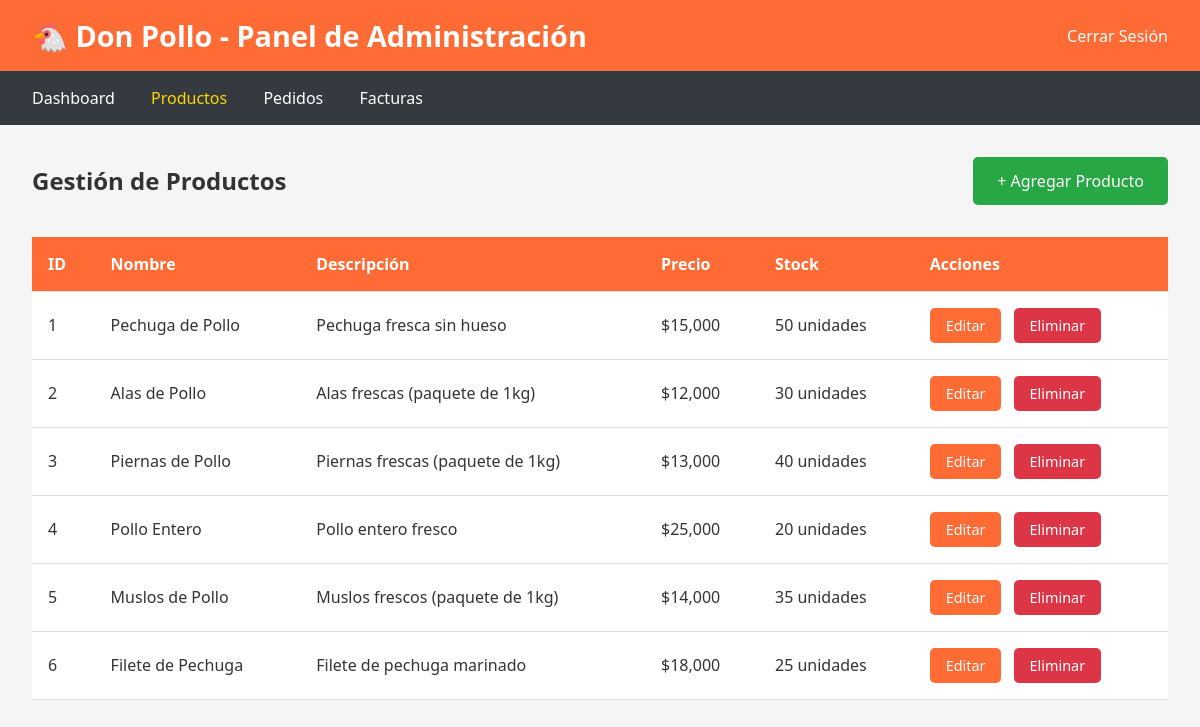
Before: /admin/productos (signed in) with the older database file.
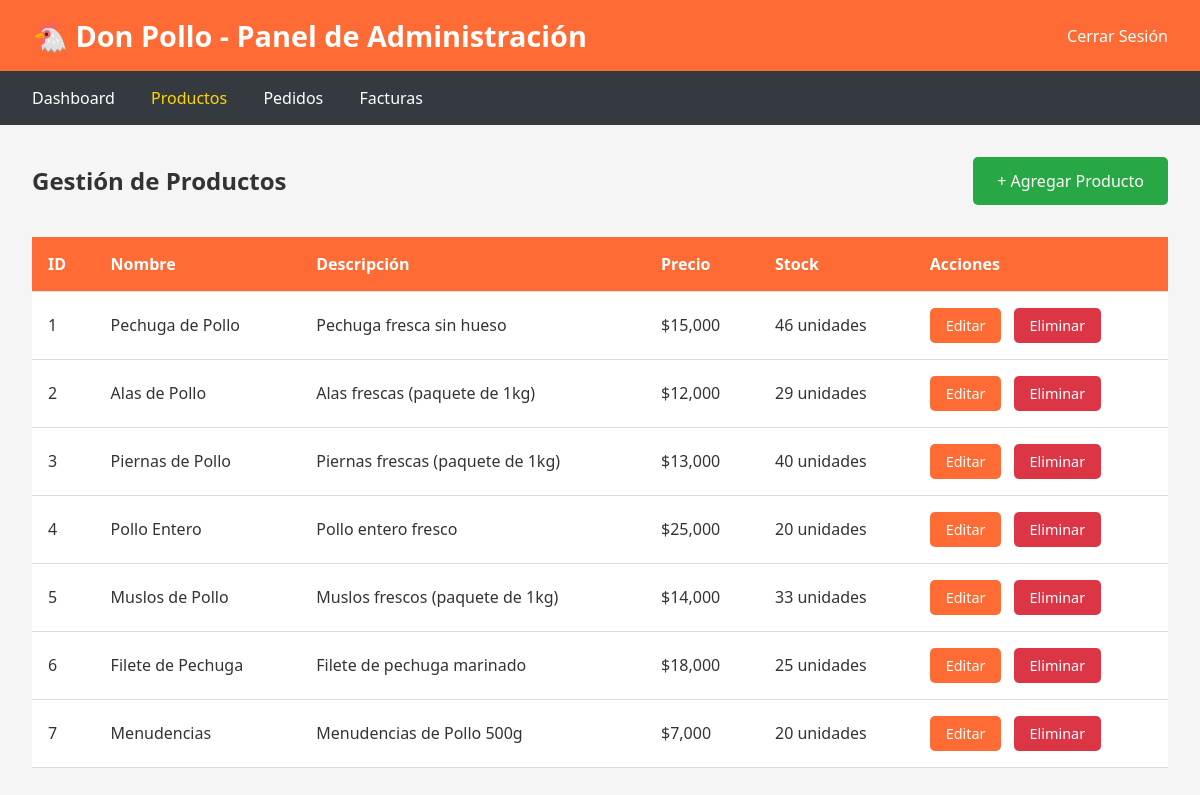
After: the same page with the newer database file.
### tables this page shows
CREATE TABLE productos (
        id INTEGER PRIMARY KEY AUTOINCREMENT,
        nombre TEXT NOT NULL,
        descripcion TEXT,
        precio REAL NOT NULL,
        stock INTEGER NOT NULL,
        imagen TEXT
    );

### app/app.py (the view)
@app.route('/admin/productos')
def admin_productos():
    if not session.get('admin'):
        return redirect(url_for('admin_login'))
    conn = sqlite3.connect('polleria.db')
    c = conn.cursor()
    c.execute("SELECT * FROM productos")
    productos = c.fetchall()
    conn.close()
    return render_template('admin_productos.html', productos=productos)

### app/templates/admin_productos.html
{% extends "base.html" %}
{% block content %}
<div class="navbar">
    <div class="navbar-content">
        <h1>🐔 Don Pollo - Panel de Administración</h1>
        <div class="nav-links">
            <a href="{{ url_for('admin_logout') }}">Cerrar Sesión</a>
        </div>
    </div>
</div>
<div class="admin-nav">
    <div style="max-width: 1200px; margin: 0 auto;">
        <a href="{{ url_for('admin_dashboard') }}">Dashboard</a>
        <a href="{{ url_for('admin_productos') }}" style="color: #FFD700;">Productos</a>
        <a href="{{ url_for('admin_pedidos') }}">Pedidos</a>
        <a href="{{ url_for('admin_facturas') }}">Facturas</a>
    </div>
</div>
<div class="container">
    <div style="display: flex; justify-content: space-between; align-items: center; margin-bottom: 2rem;">
        <h2>Gestión de Productos</h2>
        <a href="{{ url_for('admin_agregar_producto') }}" class="btn btn-success">+ Agregar Producto</a>
    </div>
    <table>
        <thead>
            <tr>
                <th>ID</th>
                <th>Nombre</th>
                <th>Descripción</th>
                <th>Precio</th>
                <th>Stock</th>
                <th>Acciones</th>
            </tr>
        </thead>
        <tbody>
            {% for producto in productos %}
            <tr>
                <td>{{ producto[0] }}</td>
                <td>{{ producto[1] }}</td>
                <td>{{ producto[2] }}</td>
                <td>${{ '{:,.0f}'.format(producto[3]) }}</td>
                <td>
                    <span>
                        {{ producto[4] }} unidades
                    </span>
                </td>
                <td>
                    <a href="{{ url_for('admin_editar_producto', producto_id=producto[0]) }}" class="btn" style="padding: 0.5rem 1rem; font-size: 0.9rem; margin-right: 0.5rem;">Editar</a>
                    <a href="{{ url_for('admin_eliminar_producto', producto_id=producto[0]) }}"
                       class="btn btn-danger"
                       style="padding: 0.5rem 1rem; font-size: 0.9rem;"
                       onclick="return confirm('¿Estás seguro de eliminar este producto?')">Eliminar</a>
                </td>
            </tr>
            {% endfor %}
        </tbody>
    </table>
</div>
{% endblock %}

### app/templates/base.html (shortened to what this page needs)
<!DOCTYPE html>
<html lang="es">
<head>
</head>
<body>
    {% block content %}{% endblock %}
</body>
</html>

### app/templates/base.html (style rules this page uses)
* { margin: 0; padding: 0; box-sizing: border-box; }
body { font-family: 'Segoe UI', Tahoma, Geneva, Verdana, sans-serif; background-color: #f5f5f5; color: #333; }
.navbar { background-color: #FF6B35; color: white; padding: 1rem 2rem; box-shadow: 0 2px 5px rgba(0,0,0,0.1); }
.navbar-content { max-width: 1200px; margin: 0 auto; display: flex; justify-content: space-between; align-items: center; }
.navbar h1 { font-size: 1.8rem; }
.nav-links a { color: white; text-decoration: none; margin-left: 2rem; font-weight: 500; transition: opacity 0.3s; }
.container { max-width: 1200px; margin: 2rem auto; padding: 0 2rem; }
.btn { background-color: #FF6B35; color: white; border: none; padding: 0.8rem 1.5rem; border-radius: 5px; cursor: pointer; font-size: 1rem; font-weight: 500; transition: background-color 0.3s; text-decoration: none; display: inline-block; text-align: center; }
.btn-danger { background-color: #dc3545; }
.btn-success { background-color: #28a745; }
table { width: 100%; border-collapse: collapse; margin: 1rem 0; background: white; }
th, td { padding: 1rem; text-align: left; border-bottom: 1px solid #ddd; }
th { background-color: #FF6B35; color: white; font-weight: 600; }
.admin-nav { background-color: #343a40; padding: 1rem 2rem; }
.admin-nav a { color: white; text-decoration: none; margin-right: 2rem; font-weight: 500; }

Changed rows visible on the page:
changed productos "Pechuga de Pollo": stock "50" → "46"
changed productos "Alas de Pollo": stock "30" → "29"
changed productos "Muslos de Pollo": stock "35" → "33"
added productos: id "7", nombre "Menudencias", descripcion "Menudencias de Pollo 500g", precio "7,000", stock "20"
